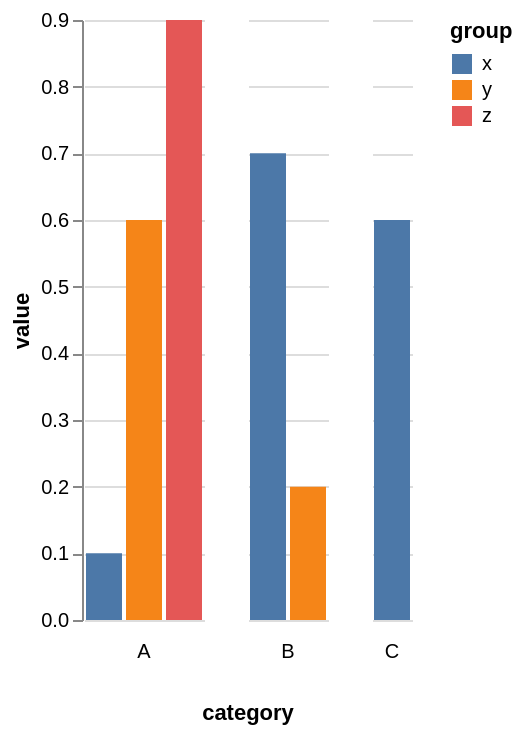

Write a Vega-Lite specification for this figure.
### Vega specification from a JSON file in a GitHub repository (floating-point values rounded to 4 significant figures)
{"$schema": "https://vega.github.io/schema/vega/v6.json", "background": "white", "padding": 5, "height": 300, "data": [{"name": "source_0", "values": [{"category": "A", "group": "x", "value": 0.1}, {"category": "A", "group": "y", "value": 0.6}, {"category": "A", "group": "z", "value": 0.9}, {"category": "B", "group": "x", "value": 0.7}, {"category": "B", "group": "y", "value": 0.2}, {"category": "C", "group": "x", "value": 0.6}]}, {"name": "data_0", "source": "source_0", "transform": [{"type": "stack", "groupby": ["group", "category"], "field": "value", "sort": {"field": [], "order": []}, "as": ["value_start", "value_end"], "offset": "zero"}, {"type": "filter", "expr": "isValid(datum[\"value\"]) && isFinite(+datum[\"value\"])"}]}, {"name": "column_domain", "source": "data_0", "transform": [{"type": "aggregate", "groupby": ["category"], "fields": ["group"], "ops": ["distinct"], "as": ["distinct_group"]}]}], "signals": [{"name": "child_x_step", "value": 20}], "layout": {"padding": 20, "titleAnchor": {"column": "end"}, "offset": {"columnTitle": 10}, "columns": {"signal": "length(data('column_domain'))"}, "bounds": "full", "align": "none"}, "marks": [{"name": "column-title", "type": "group", "role": "column-title", "title": {"text": "category", "style": "guide-title", "orient": "bottom", "offset": 10}}, {"name": "row_header", "type": "group", "role": "row-header", "encode": {"update": {"height": {"signal": "height"}}}, "axes": [{"scale": "y", "orient": "left", "grid": false, "title": "value", "labelOverlap": true, "tickCount": {"signal": "ceil(height/40)"}, "zindex": 0}]}, {"name": "column_footer", "type": "group", "role": "column-footer", "from": {"data": "column_domain"}, "sort": {"field": "datum[\"category\"]", "order": "ascending"}, "title": {"text": {"signal": "isValid(parent[\"category\"]) ? parent[\"category\"] : \"\"+parent[\"category\"]"}, "style": "guide-label", "frame": "group", "orient": "bottom", "offset": 10}, "encode": {"update": {"width": {"signal": "bandspace(datum[\"distinct_group\"], 0.1, 0.05) * child_x_step"}}}}, {"name": "cell", "type": "group", "style": "cell", "from": {"facet": {"name": "facet", "data": "data_0", "groupby": ["category"], "aggregate": {"fields": ["group"], "ops": ["distinct"], "as": ["distinct_group"]}}}, "sort": {"field": ["datum[\"category\"]"], "order": ["ascending"]}, "encode": {"update": {"width": {"signal": "bandspace(datum[\"distinct_group\"], 0.1, 0.05) * child_x_step"}, "height": {"signal": "height"}}}, "marks": [{"name": "child_marks", "type": "rect", "style": ["bar"], "from": {"data": "facet"}, "encode": {"update": {"fill": {"scale": "color", "field": "group"}, "ariaRoleDescription": {"value": "bar"}, "description": {"signal": "\"group: \" + (isValid(datum[\"group\"]) ? isArray(datum[\"group\"]) ? join(datum[\"group\"], ' ') : datum[\"group\"] : \"\"+datum[\"group\"]) + \"; value: \" + (format(datum[\"value\"], \"\"))"}, "x": {"scale": "child_x", "field": "group"}, "width": {"signal": "max(0.25, bandwidth('child_x'))"}, "y": {"scale": "y", "field": "value_end"}, "y2": {"scale": "y", "field": "value_start"}}}}], "scales": [{"name": "child_x", "type": "band", "domain": {"data": "facet", "field": "group", "sort": true}, "range": {"step": {"signal": "child_x_step"}}, "paddingInner": 0.1, "paddingOuter": 0.05}], "axes": [{"scale": "y", "orient": "left", "gridScale": "child_x", "grid": true, "tickCount": {"signal": "ceil(height/40)"}, "domain": false, "labels": false, "aria": false, "maxExtent": 0, "minExtent": 0, "ticks": false, "zindex": 0}]}], "scales": [{"name": "y", "type": "linear", "domain": {"data": "data_0", "fields": ["value_start", "value_end"]}, "range": [{"signal": "height"}, 0], "nice": true, "zero": true}, {"name": "color", "type": "ordinal", "domain": {"data": "data_0", "field": "group", "sort": true}, "range": "category"}], "legends": [{"fill": "color", "symbolType": "square", "title": "group"}], "config": {"style": {"cell": {"stroke": "transparent"}}}}
